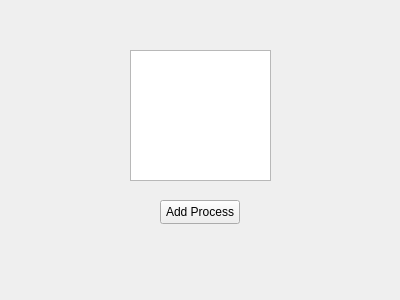
<?xml version="1.0" encoding="UTF-8"?>
<ui version="4.0">
 <class>DSPPipeLineWindow</class>
 <widget class="QWidget" name="DSPPipeLineWindow">
  <property name="geometry">
   <rect>
    <x>0</x>
    <y>0</y>
    <width>400</width>
    <height>300</height>
   </rect>
  </property>
  <property name="windowTitle">
   <string>Form</string>
  </property>
  <widget class="QListWidget" name="PipelineList">
   <property name="geometry">
    <rect>
     <x>130</x>
     <y>50</y>
     <width>141</width>
     <height>131</height>
    </rect>
   </property>
   <item>
    <property name="text">
     <string/>
    </property>
   </item>
  </widget>
  <widget class="QPushButton" name="addProcessButton">
   <property name="geometry">
    <rect>
     <x>160</x>
     <y>200</y>
     <width>80</width>
     <height>24</height>
    </rect>
   </property>
   <property name="text">
    <string>Add Process</string>
   </property>
  </widget>
 </widget>
 <resources/>
 <connections/>
</ui>
